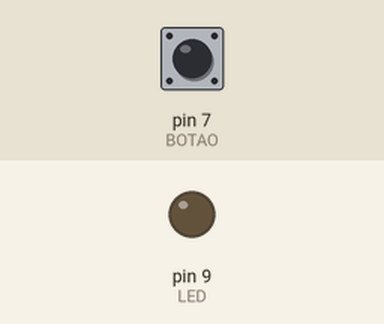
This sketch was run on a simulated Arduino Uno, built with avr-gcc and run on an emulated ATmega328P. Shown: output pins drawn as LEDs (lit = HIGH). The inputs (shaded band) are chosen by the test bench; at power-on: pin 7 (BOTAO) LOW.

Above: at 1.8 s.
1.9 s: pin 7 (BOTAO) pulled HIGH for 0.6 s
At 2.4 s:
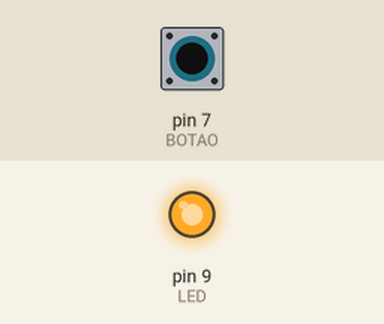
4.0 s: pin 7 (BOTAO) pulled HIGH for 3.2 s
At 8.9 s:
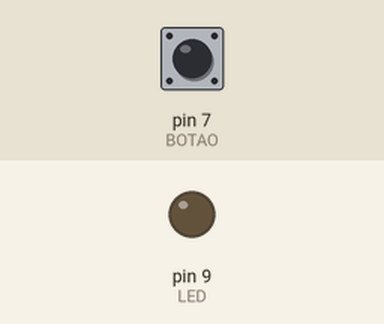
Timing chart, 0 to 10.4 s (numbered marks = the images above; inputs shaded):
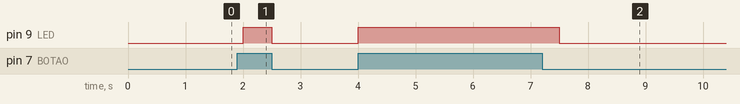

The sketch:

Programa-Ligando_e_desligando_um_LED_atrav_s_do_bot_o_jan20a.ino
```cpp
int LED = 9; // Pino no qual o LED está conectado
int BOTAO = 7; // Pino no qual o Botão está conectado
int valor;
void setup() {
 pinMode(LED, OUTPUT); // Definir o pino como saída
 pinMode(BOTAO, INPUT); // Definir o pino com entrada
}
void loop() {
 // Obtém LOW (botão não pressionado) ou HIGH (pressionado)
 valor = digitalRead(BOTAO);
 digitalWrite(LED, valor);
 delay (500);
}
```

Measured:
- after the input at 1.9 s, pin 9 (LED): LOW → HIGH after 0.10 s, → LOW 0.50 s later
- after the input at 4.0 s, pin 9 (LED): LOW → HIGH at once, → LOW 3.5 s later
